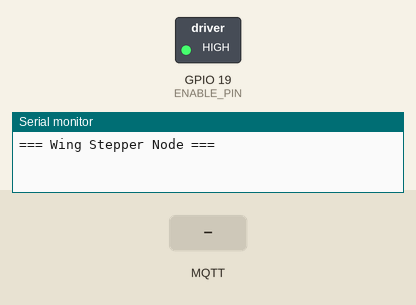
Simulated run of this program. Board: ESP32. Parts: switched loads named in the program (green lamp = pin HIGH), the last lines printed to the serial monitor. The test bench sets the inputs (shaded band). WiFi joins after 1.5 s; servers stay silent unless stated; EEPROM starts erased; no MQTT or app messages arrive unless stated; not simulated (calls return 0 or success): secrets.h, ../secrets.h; names the files do not define were given values by the test bench: MQTT_PORT = 1883.

Above: at 0.51 s.
At 1.8 s:
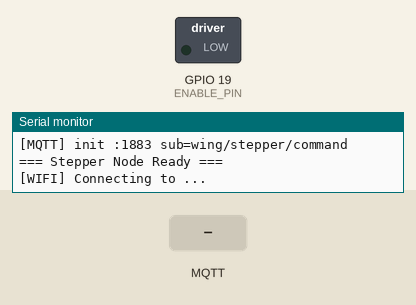
1.9 s: MQTT message "1" arrives on the first subscribed topic
3.6 s: MQTT message "on" arrives on the first subscribed topic
Timing chart, 0 to 6.6 s (numbered marks = the images above; inputs shaded):
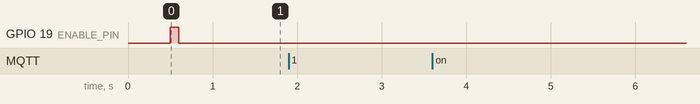

The program:

main.cpp
```cpp
#include <Arduino.h>
#include <ArduinoJson.h>

#include "pins.h"
#include "config.h"
#include "secrets.h"

#include "hardware/stepper.h"

#include "comms/wifi_mgr.h"
#include "comms/mqtt.h"

#include "utils/watchdog.h"

static const char* SUB_TOPIC  = "wing/stepper/command";
static const char* PUB_TOPIC  = "wing/stepper/status";

static unsigned long s_lastStatusPub = 0;
static bool          s_statusDirty   = false;
static bool          s_prevMoving    = false;

static void publish_status(void) {
    StaticJsonDocument<256> doc;
    doc["position"]  = stepper_get_position();
    doc["target"]    = stepper_get_target();
    doc["enabled"]   = stepper_is_enabled();
    doc["moving"]    = stepper_is_moving();
    doc["mid_move"]  = stepper_was_mid_move();

    String out;
    serializeJson(doc, out);
    mqtt_publish(PUB_TOPIC, out.c_str());
    s_statusDirty = false;
}

static void on_mqtt_message(const char* topic, const char* payload) {
    StaticJsonDocument<192> doc;
    DeserializationError err = deserializeJson(doc, payload);
    if (err) {
        Serial.printf("[MQTT] parse error: %s\n", err.c_str());
        return;
    }
    Serial.printf("[MQTT] << %s\n", payload);

    if (doc.containsKey("position")) {
        long pos = doc["position"].as<long>();
        long maxPos = stepper_get_max_position();
        if (pos > maxPos) {
            Serial.printf("[MAIN] position %ld exceeds max %ld — clamped\n", pos, maxPos);
        }
        stepper_set_target(pos);
        s_statusDirty = true;
    }

    if (doc.containsKey("max_position")) {
        long newMax = doc["max_position"].as<long>();
        if (newMax > stepper_get_absolute_max_position()) {
            Serial.printf("[MAIN] max_position %ld exceeds absolute max %ld — clamped\n",
                newMax, stepper_get_absolute_max_position());
        }
        stepper_set_max_position(newMax);
        s_statusDirty = true;
    }

    if (doc.containsKey("speed")) {
        stepper_set_max_speed(doc["speed"].as<float>());
        s_statusDirty = true;
    }

    if (doc.containsKey("acceleration")) {
        stepper_set_acceleration(doc["acceleration"].as<float>());
        s_statusDirty = true;
    }

    if (doc.containsKey("enable")) {
        stepper_enable(doc["enable"].as<bool>());
        s_statusDirty = true;
    }

    if (doc.containsKey("reset_position")) {
        stepper_reset_position(doc["reset_position"].as<long>());
        stepper_save_position();
        stepper_set_dirty(false);
        Serial.printf("[MAIN] position reset to %ld\n", doc["reset_position"].as<long>());
        s_statusDirty = true;
    }
}

void setup() {
    Serial.begin(115200);
    delay(500);
    Serial.println("\n=== Wing Stepper Node ===");

    stepper_init();

    wifi_mgr_init();
    mqtt_init(MQTT_SERVER, MQTT_PORT, SUB_TOPIC);
    mqtt_set_callback(on_mqtt_message);

    long savedPos = 0;
    bool hadSavedPos = stepper_load_position(&savedPos);
    if (hadSavedPos) {
        stepper_reset_position(savedPos);
        Serial.printf("[MAIN] Restored stepper position: %ld\n", savedPos);
    }

    if (stepper_was_mid_move()) {
        Serial.println("[MAIN] WARNING: previous shutdown mid-move");
    }

    watchdog_init(WATCHDOG_TIMEOUT_S);
    Serial.println("=== Stepper Node Ready ===");
}

void loop() {
    watchdog_feed();
    wifi_mgr_loop();
    mqtt_loop();
    stepper_loop();

    bool moving = stepper_is_moving();
    if (s_prevMoving && !moving) {
        s_statusDirty = true;
    }
    s_prevMoving = moving;

    if (s_statusDirty) {
        publish_status();
    } else if (millis() - s_lastStatusPub >= STATUS_PUBLISH_INTERVAL_MS) {
        s_lastStatusPub = millis();
        publish_status();
    }
}
```

mqtt.cpp
```cpp
#include "mqtt.h"
#include "wifi_mgr.h"
#include "../config.h"
#include "../utils/watchdog.h"
#include <WiFi.h>
#include <PubSubClient.h>

static WiFiClient    s_wifiClient;
static PubSubClient  s_mqtt(s_wifiClient);
static mqtt_msg_cb_t s_callback = NULL;
static const char*   s_subTopic = NULL;
static String        s_server;
static int           s_port = 0;
static unsigned long s_lastAttempt = 0;
static unsigned int  s_retryMs = MQTT_RETRY_BASE_MS;
static bool          s_connected = false;

static void handle_message(char* topic, byte* payload, unsigned int len) {
    if (!s_callback) return;
    static char s_msgBuf[MQTT_MAX_PACKET_SIZE];
    unsigned int copyLen = (len < sizeof(s_msgBuf) - 1) ? len : (sizeof(s_msgBuf) - 1);
    memcpy(s_msgBuf, payload, copyLen);
    s_msgBuf[copyLen] = '\0';
    s_callback(topic, s_msgBuf);
}

void mqtt_init(const char* server, int port, const char* subscribe_topic) {
    s_subTopic = subscribe_topic;
    s_server = server;
    s_port = port;
    s_mqtt.setServer(server, port);
    s_mqtt.setCallback(handle_message);
    Serial.printf("[MQTT] init %s:%d sub=%s\n", server, port, subscribe_topic);
}

void mqtt_set_callback(mqtt_msg_cb_t cb) {
    s_callback = cb;
}

bool mqtt_publish(const char* topic, const char* payload) {
    if (!s_connected) return false;
    bool ok = s_mqtt.publish(topic, payload);
    if (!ok) Serial.printf("[MQTT] publish failed: %s\n", topic);
    return ok;
}

bool mqtt_is_connected(void) {
    return s_connected;
}

void mqtt_loop(void) {
    if (!wifi_mgr_is_connected()) return;
    if (s_mqtt.connected()) {
        if (!s_connected) {
            s_connected = true;
            s_retryMs = MQTT_RETRY_BASE_MS;
            Serial.println("[MQTT] connected");
            if (s_subTopic) {
                s_mqtt.subscribe(s_subTopic);
                Serial.printf("[MQTT] subscribed to %s\n", s_subTopic);
            }
        }
        s_mqtt.loop();
        return;
    }
    if (s_connected) {
        s_connected = false;
        Serial.println("[MQTT] disconnected");
    }
    unsigned long now = millis();
    if (now - s_lastAttempt < s_retryMs) return;
    s_lastAttempt = now;
    watchdog_feed();
    uint64_t chipId = ESP.getEfuseMac();
    String clientId = "ESP32-Stepper-" + String((uint32_t)(chipId >> 32), HEX) + String((uint32_t)chipId, HEX);
    Serial.printf("[MQTT] connecting to %s:%d...\n", s_server.c_str(), s_port);
    if (s_mqtt.connect(clientId.c_str(), "wing/status", 1, false, "{\"position\":0}")) {
        s_connected = true;
        s_retryMs = MQTT_RETRY_BASE_MS;
        s_mqtt.loop();
        if (s_subTopic) {
            s_mqtt.subscribe(s_subTopic);
        }
    } else {
        Serial.printf("[MQTT] rc=%d, retry in %ums\n", s_mqtt.state(), s_retryMs);
        s_retryMs = min(s_retryMs * 2, MQTT_MAX_RETRY_MS);
    }
}
```

mqtt.h
```cpp
#ifndef MQTT_H
#define MQTT_H

typedef void (*mqtt_msg_cb_t)(const char* topic, const char* payload);

void mqtt_init(const char* server, int port, const char* subscribe_topic);
void mqtt_loop(void);
bool mqtt_is_connected(void);
bool mqtt_publish(const char* topic, const char* payload);
void mqtt_set_callback(mqtt_msg_cb_t cb);

#endif
```

wifi_mgr.cpp
```cpp
#include "wifi_mgr.h"
#include "../config.h"
#include <WiFi.h>
#include <esp_wpa2.h>
#include "../secrets.h"

static bool s_connected = false;
static bool s_pending = false;
static unsigned long s_lastAttempt = 0;
static unsigned int s_retryMs = WIFI_CONNECT_COOLDOWN_MS;
static unsigned int s_maxRetryMs = WIFI_MAX_RETRY_MS;

void wifi_mgr_init(void) {
    WiFi.mode(WIFI_STA);
#ifdef WIFI_EAP_IDENTITY
    esp_wifi_sta_wpa2_ent_set_identity((uint8_t *)WIFI_EAP_IDENTITY, strlen(WIFI_EAP_IDENTITY));
    esp_wifi_sta_wpa2_ent_set_username((uint8_t *)WIFI_EAP_USERNAME, strlen(WIFI_EAP_USERNAME));
    esp_wifi_sta_wpa2_ent_set_password((uint8_t *)WIFI_EAP_PASSWORD, strlen(WIFI_EAP_PASSWORD));
    esp_wifi_sta_wpa2_ent_enable();
#endif
    Serial.printf("[WIFI] Starting, SSID=%s\n", WIFI_SSID);
}

void wifi_mgr_loop(void) {
    wl_status_t st = WiFi.status();
    if (st == WL_CONNECTED) {
        if (!s_connected) {
            s_connected = true;
            s_pending = false;
            s_retryMs = WIFI_CONNECT_COOLDOWN_MS;
            Serial.printf("[WIFI] Connected, IP=%s\n", WiFi.localIP().toString().c_str());
        }
        return;
    }
    if (s_connected) {
        s_connected = false;
        s_pending = false;
        Serial.println("[WIFI] Disconnected");
    }
    unsigned long now = millis();
    if (st == WL_IDLE_STATUS) {
        if (s_pending && (now - s_lastAttempt > WIFI_TIMEOUT_MS)) {
            Serial.println("[WIFI] Timeout - resetting");
            WiFi.disconnect(true);
            s_pending = false;
            s_lastAttempt = now;
        }
        return;
    }
    if (st == WL_CONNECT_FAILED || st == WL_NO_SSID_AVAIL) {
        s_pending = false;
        s_retryMs = min(s_retryMs * 2, s_maxRetryMs);
    }
    if (s_pending) return;
    if (now - s_lastAttempt < s_retryMs) return;
    Serial.printf("[WIFI] Connecting to %s...\n", WIFI_SSID);
#ifdef WIFI_EAP_IDENTITY
    esp_wifi_sta_wpa2_ent_enable();
    WiFi.begin(WIFI_SSID);
#else
    WiFi.begin(WIFI_SSID, WIFI_PASSWORD);
#endif
    s_lastAttempt = now;
    s_pending = true;
}

bool wifi_mgr_is_connected(void) {
    return s_connected;
}
```

wifi_mgr.h
```cpp
#ifndef WIFI_MGR_H
#define WIFI_MGR_H

void wifi_mgr_init(void);
void wifi_mgr_loop(void);
bool wifi_mgr_is_connected(void);

#endif
```

stepper.cpp
```cpp
#include "stepper.h"
#include "../pins.h"
#include "../config.h"
#include <AccelStepper.h>
#include <Preferences.h>

static AccelStepper s_stepper(AccelStepper::DRIVER, STEP_PIN, DIR_PIN);
static long s_target = 0;
static bool s_enabled = true;
static bool s_pos_saved = false;
static long s_effective_max_pos = STEPPER_MAX_POSITION;

static const char* PREFS_NS = "stepper";
static Preferences s_prefs;
static bool s_prefs_open = false;

void stepper_init(void) {
    pinMode(ENABLE_PIN, OUTPUT);
    digitalWrite(ENABLE_PIN, HIGH);
    delay(100);
    s_prefs_open = s_prefs.begin(PREFS_NS, false);
    s_stepper.setMaxSpeed(STEPPER_MAX_SPEED);
    s_stepper.setAcceleration(STEPPER_ACCELERATION);
    s_stepper.setCurrentPosition(0);
    s_target = 0;
    digitalWrite(ENABLE_PIN, LOW);
    Serial.println("[STEPPER] init done");
}

void stepper_set_target(long steps) {
    if (steps < STEPPER_MIN_POSITION) steps = STEPPER_MIN_POSITION;
    if (steps > s_effective_max_pos) steps = s_effective_max_pos;
    s_target = steps;
    s_stepper.moveTo(steps);
    stepper_set_dirty(true);
}

void stepper_set_max_position(long pos) {
    if (pos < STEPPER_MIN_POSITION) pos = STEPPER_MIN_POSITION;
    if (pos > STEPPER_ABSOLUTE_MAX_POSITION) pos = STEPPER_ABSOLUTE_MAX_POSITION;
    s_effective_max_pos = pos;
    Serial.printf("[STEPPER] max position set to %ld\n", pos);
}

long stepper_get_max_position(void) {
    return s_effective_max_pos;
}

long stepper_get_absolute_max_position(void) {
    return STEPPER_ABSOLUTE_MAX_POSITION;
}

void stepper_set_max_speed(float steps_per_sec) {
    s_stepper.setMaxSpeed(steps_per_sec);
}

void stepper_set_acceleration(float steps_per_sec2) {
    s_stepper.setAcceleration(steps_per_sec2);
}


void stepper_reset_position(long pos) {
    s_stepper.setCurrentPosition(pos);
    s_target = pos;
}

long stepper_get_position(void) {
    return s_stepper.currentPosition();
}

long stepper_get_target(void) {
    return s_target;
}

bool stepper_is_moving(void) {
    return abs(s_stepper.currentPosition() - s_target) > STEPPER_POSITION_TOLERANCE;
}

void stepper_enable(bool on) {
    s_enabled = on;
    digitalWrite(ENABLE_PIN, on ? LOW : HIGH);
}

bool stepper_is_enabled(void) {
    return s_enabled;
}

void stepper_loop(void) {
    if (!s_enabled) return;
    s_stepper.run();
    long pos = s_stepper.currentPosition();

    if (pos <= STEPPER_MIN_POSITION || pos >= STEPPER_ABSOLUTE_MAX_POSITION) {
        long clamped = constrain(pos, STEPPER_MIN_POSITION, STEPPER_ABSOLUTE_MAX_POSITION);
        s_stepper.moveTo(clamped);
        s_target = clamped;
    }

    if (stepper_is_moving()) {
        stepper_set_dirty(true);
        s_pos_saved = false;
        return;
    }

    if (!s_pos_saved) {
        stepper_save_position();
        stepper_set_dirty(false);
        s_pos_saved = true;
    }
}

bool stepper_save_position(void) {
    if (!s_prefs_open) return false;
    return s_prefs.putLong("pos", s_stepper.currentPosition());
}

bool stepper_load_position(long* out_pos) {
    if (!s_prefs_open) return false;
    *out_pos = s_prefs.getLong("pos", 0);
    return s_prefs.isKey("pos");
}

void stepper_set_dirty(bool dirty) {
    if (!s_prefs_open) return;
    s_prefs.putBool("dirty", dirty);
}

bool stepper_was_mid_move(void) {
    if (!s_prefs_open) return false;
    return s_prefs.getBool("dirty", false);
}
```

stepper.h
```cpp
#ifndef STEPPER_H
#define STEPPER_H

void stepper_init(void);
void stepper_loop(void);
void stepper_set_target(long steps);
void stepper_set_max_speed(float steps_per_sec);
void stepper_set_acceleration(float steps_per_sec2);
void stepper_set_max_position(long pos);
long stepper_get_max_position(void);
long stepper_get_absolute_max_position(void);
void stepper_reset_position(long pos);
long stepper_get_position(void);
long stepper_get_target(void);
bool stepper_is_moving(void);
void stepper_enable(bool on);
bool stepper_is_enabled(void);
bool stepper_save_position(void);
bool stepper_load_position(long* out_pos);
void stepper_set_dirty(bool dirty);
bool stepper_was_mid_move(void);

#endif
```

watchdog.cpp
```cpp
#include "watchdog.h"
#include <esp_task_wdt.h>

void watchdog_init(unsigned long timeout_s) {
    esp_task_wdt_init(timeout_s, true);
    esp_task_wdt_add(NULL);
}

void watchdog_feed(void) {
    esp_task_wdt_reset();
}
```

watchdog.h
```cpp
#ifndef WATCHDOG_H
#define WATCHDOG_H

void watchdog_init(unsigned long timeout_s);
void watchdog_feed(void);

#endif
```

config.h
```cpp
#ifndef CONFIG_H
#define CONFIG_H

#define STEPPER_MAX_SPEED        2000.0f
#define STEPPER_ACCELERATION     2000.0f
#define STEPPER_POSITION_TOLERANCE 3
#define STEPPER_MIN_POSITION         0
#define STEPPER_MAX_POSITION         1670   /* safe wing limit (2.0 N × 834.96 steps/N), adjustable at runtime */
#define STEPPER_ABSOLUTE_MAX_POSITION 4456  /* physical motor limit from calibration, hard hardware stop */

#define WIFI_TIMEOUT_MS          15000
#define WIFI_CONNECT_COOLDOWN_MS 500
#define WIFI_MAX_RETRY_MS        5000

#define MQTT_MAX_RETRY_MS        5000U
#define MQTT_RETRY_BASE_MS        200U

#define WATCHDOG_TIMEOUT_S       5

#define STATUS_PUBLISH_INTERVAL_MS 50

#endif
```

pins.h
```cpp
#ifndef PINS_H
#define PINS_H

#define STEP_PIN      2
#define DIR_PIN       5
#define ENABLE_PIN    19

#endif
```
